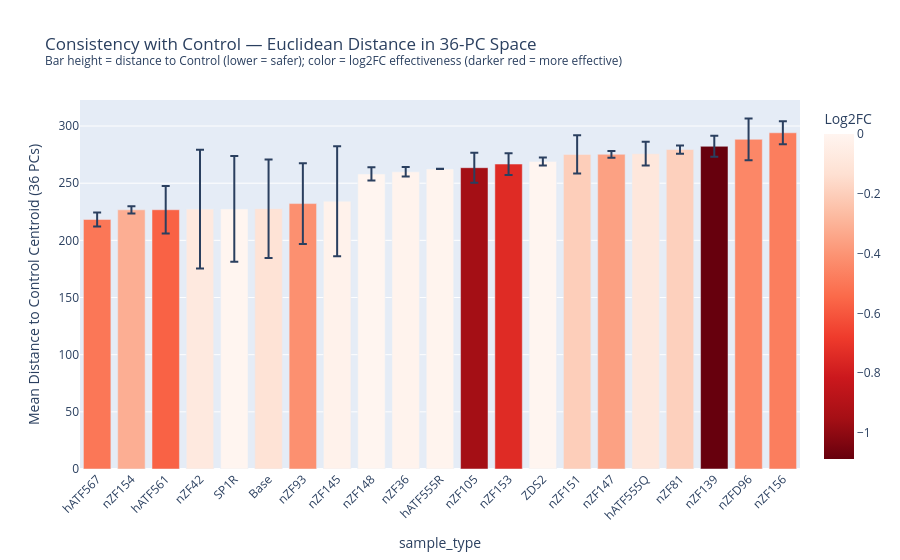

This figure's notebook cell:
### Code cell
# N-dimensional Euclidean distance to Control centroid
control_centroid_nd = pca_df[pca_df['sample_type'] == 'Control'][pc_cols].mean()

pca_df['dist_to_control'] = np.sqrt(
    ((pca_df[pc_cols] - control_centroid_nd) ** 2).sum(axis=1)
)

dist_summary = (
    pca_df[pca_df['sample_type'] != 'Control']
    .groupby('sample_type')['dist_to_control']
    .agg(mean_dist='mean', std_dist='std', n='count')
    .sort_values('mean_dist')
)
dist_summary['log2FC'] = log2fc.reindex(dist_summary.index)

fig3 = px.bar(
    dist_summary,
    x=dist_summary.index,
    y='mean_dist',
    error_y='std_dist',
    color='log2FC',
    color_continuous_scale='Reds_r',
    range_color=[log2fc.min(), 0],
    labels={'x': 'Treatment', 'mean_dist': f'Mean Distance to Control Centroid ({N_COMPONENTS} PCs)', 'log2FC': 'Log2FC'},
    title=f'Consistency with Control — Euclidean Distance in {N_COMPONENTS}-PC Space'
          '<br><sup>Bar height = distance to Control (lower = safer); color = log2FC effectiveness (darker red = more effective)</sup>',
)
fig3.update_layout(xaxis_tickangle=-45)
fig3.show()

dist_summary

### Figure 1 — Plotly figure (JSON) as saved in the notebook; plotly's stock layout.template omitted (floating-point values rounded to 4 significant figures)
{"data": [{"error_y": {"array": [6.181, 3.122, 20.81, 51.94, 46.19, 43.09, 35.36, 48.2, 5.728, 4.22, 0.0779, 13.09, 9.536, 3.529, 16.81, 2.937, 10.38, 3.595, 9.181, 18.24, 10.05]}, "hovertemplate": "sample_type=%{x}<br>Mean Distance to Control Centroid (36 PCs)=%{y}<br>Log2FC=%{marker.color}<extra></extra>", "legendgroup": "", "marker": {"color": [-0.5012, -0.3135, -0.5673, -0.07928, 0.07856, -0.1192, -0.4157, -0.02072, 0.02421, -0.0158, -0.009222, -0.9544, -0.74, 0.027, -0.2021, -0.3588, -0.09284, -0.1952, -1.088, -0.4455, -0.4773], "coloraxis": "coloraxis", "pattern": {"shape": ""}}, "name": "", "orientation": "v", "showlegend": false, "textposition": "auto", "type": "bar", "x": ["hATF567", "nZF154", "hATF561", "nZF42", "SP1R", "Base", "nZF93", "nZF145", "nZF148", "nZF36", "hATF555R", "nZF105", "nZF153", "ZDS2", "nZF151", "nZF147", "hATF555Q", "nZF81", "nZF139", "nZFD96", "nZF156"], "xaxis": "x", "y": [218.3, 226.7, 226.8, 227.3, 227.5, 227.7, 232.2, 234.2, 258.1, 260.0, 262.5, 263.6, 266.7, 269.0, 275.2, 275.3, 275.8, 279.4, 282.3, 288.4, 294.1], "yaxis": "y"}], "layout": {"barmode": "relative", "coloraxis": {"cmax": 0, "cmin": -1.088, "colorbar": {"title": {"text": "Log2FC"}}, "colorscale": [[0, "rgb(103,0,13)"], [0.125, "rgb(165,15,21)"], [0.25, "rgb(203,24,29)"], [0.375, "rgb(239,59,44)"], [0.5, "rgb(251,106,74)"], [0.625, "rgb(252,146,114)"], [0.75, "rgb(252,187,161)"], [0.875, "rgb(254,224,210)"], [1, "rgb(255,245,240)"]]}, "legend": {"tracegroupgap": 0}, "title": {"text": "Consistency with Control — Euclidean Distance in 36-PC Space<br><sup>Bar height = distance to Control (lower = safer); color = log2FC effectiveness (darker red = more effective)</sup>"}, "xaxis": {"anchor": "y", "domain": [0, 1], "tickangle": -45, "title": {"text": "sample_type"}}, "yaxis": {"anchor": "x", "domain": [0, 1], "title": {"text": "Mean Distance to Control Centroid (36 PCs)"}}}}
